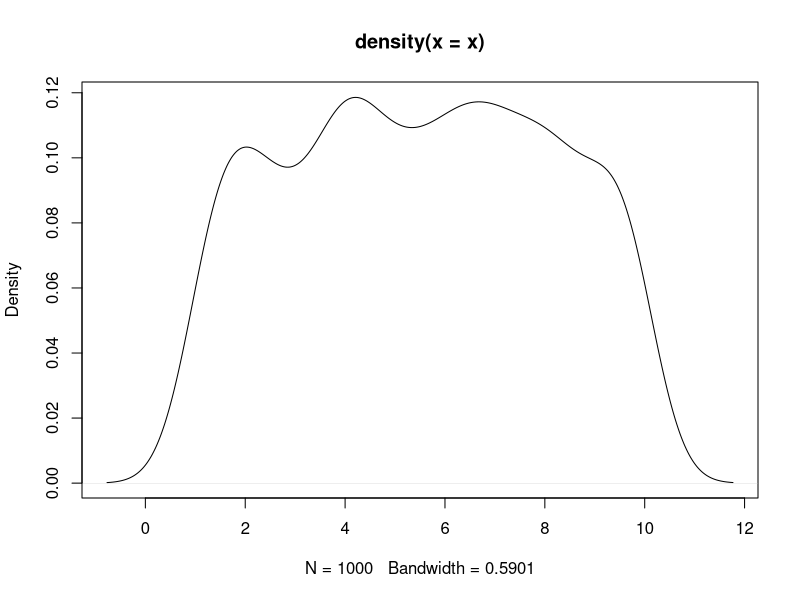
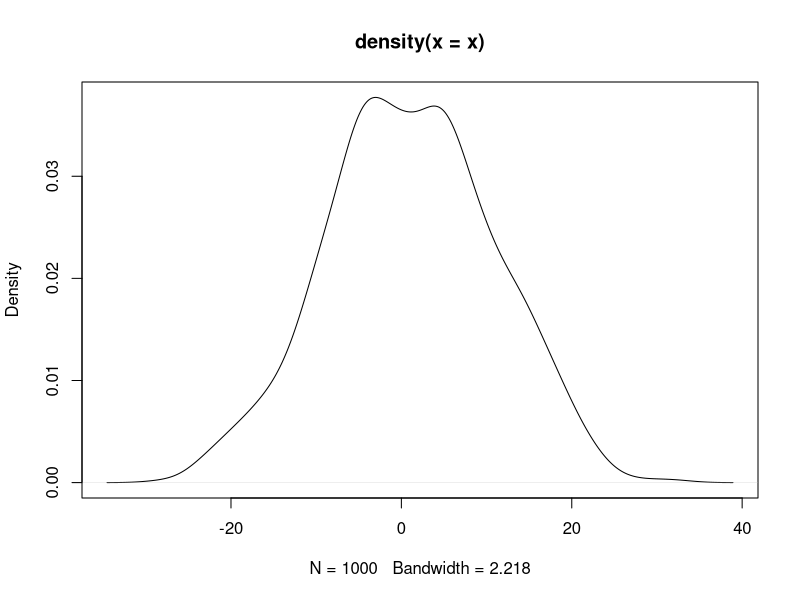
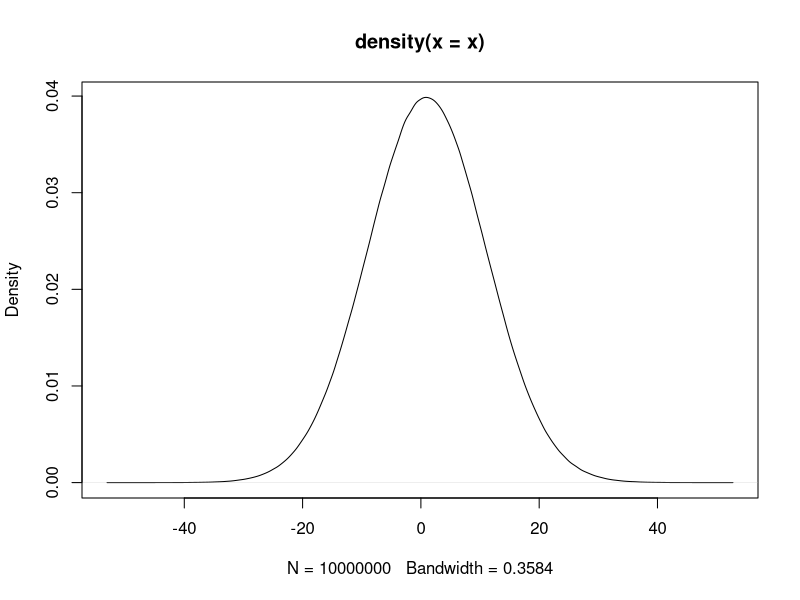

Write the R code that produced these figures, in order.
## ---- chunk 1
knitr::opts_chunk$set(echo = TRUE)
## ---- chunk 2
a <- 1
b <- c(1, 2, 3, 4)
c <- c("1", "2", "3", "4")
d <- c(b, a)
e <- "abcd"
## ---- chunk 3
# df <- data.frame(a = c(1, 2, 3), b = c(3, 4, 5))
## ---- chunk 4
income <- c(70100, 51300, 51100, 48400, 47600, 43000)
county <- c("台北", "新北", "桃園", "高雄", "台中", "台南")
population <- c(2.6, 3.9, 2.2, 2.7, 2.8, 1.8)
area <- c(271.8, 2052.5, 1221, 2951.9, 2214.9, 2191.7)
## ---- chunk 5
a <- seq(11, 99, 11)
a
b <- 11:20
b
## ---- chunk 6
x <- runif(1000, 1, 10) # uniform dist, n=1000
plot(density(x))
x <- rnorm(1000, 1, 10) # uniform dist, n=1000
plot(density(x))
x <- rnorm(10000000, 1, 10) # normal dist, n=1000
plot(density(x))
## ---- chunk 7
county
income
head(county)
tail(county)
length(county)
# View(county)
## ---- chunk 8
county
county[c(5, 3, 1)] # how about country[c(1, 3, 5)]
county[3:6] # is it equal to country[c(3, 4, 5, 6)]
a <- 11:19
a[3:length(a)]
a[length(a):3]
## ---- chunk 9
b <- 11:20
b[-(3:5)]
b[-c(1, 3, 5)]
b
## ---- chunk 10
b <- b[-(3:5)]
b

a <- seq(11, 99, 11)
a <- a[-c(1, 3, 5)]
a

## ---- chunk 11
a <- 1:10
a <- c(a, 11)
a
b
a <- c(a, b)
a
a <- c(a, a, b)
a
## ---- chunk 12
a <- 11:19
a + 3
a / 2

a %% 2
a %/% 2
a %% 2== 0
a %% 2 != 0
a[a%% 2 == 0]
a[a%%2 != 0]
a <- a %% 2 	# modular arithmetic, get the reminder
a <- a %/% 2 	# Quotient

## ---- chunk 13
a %% 2 == 0 	# deteting odd/even number
a %% 2 != 0
a[a%%2==0]
a > b
income > mean(income)

TRUE == T 		# == equal to,
TRUE != F    	# != Not equal to

any(a>11) # is there any element larger than 1
all(a>11) # are all elements larger than 1

## ---- chunk 14
a <- seq(11, 55, 11)
a[c(T, F, T, F, T)]
a[a%%2==1]
a%%2
a%%2==1
a <- c("你好","你好棒棒","你好棒","你真的好棒")
a[nchar(a)>3]

# which will return "index-of"
a <- seq(11, 55, 11)
a[which(a%%2==1)]
which(a%%2==1)
## ---- chunk 15
x <- c(33, 55, 22, 13, 4, 24)
sort(x)
x <- sort(x) # assign to replace original x
order(x) 
x[order(x)]
## ---- chunk 16
a <- 11:19
min(a); max(a); mean(a); median(a); sd(a)
log2(a)
log1p(a)
?log1p
## ---- chunk 17
mode(county)				# character
mode(income)					# numeric
mode(income > mean(income))	# logical

testing <- c("26.142", "12.008", "7.032", "13.646", "4.589")
mode(testing)				# character

## ---- chunk 18
income.c <- as.character(income)
population.c <- as.numeric(population)

a <- seq(11, 99, 11)
a <- c(a, "100")

a <- seq(11, 99, 11)
sum(a%%2==1)

## ---- chunk 19
a <- seq(11, 55, 11)
paste("A", a)		# concatenate
paste0("A", a)		# concatenate

